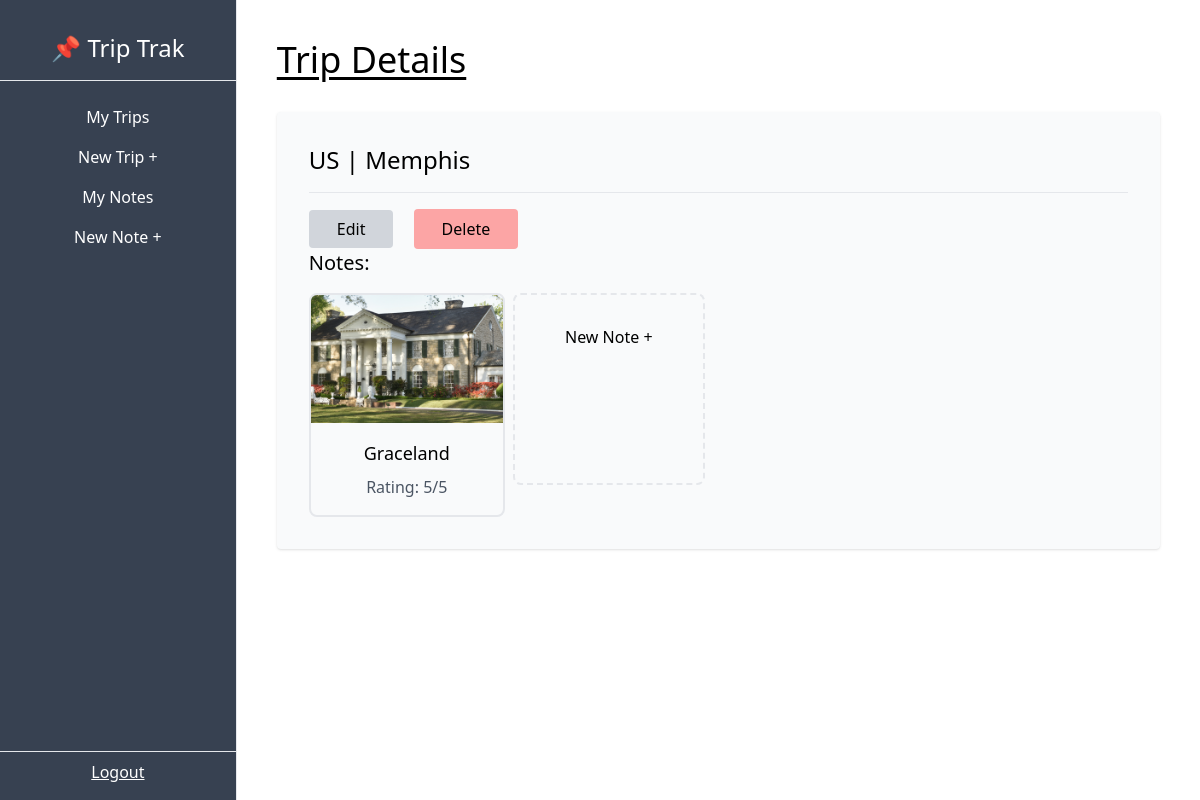
Page /dashboard/trip/6/ on the committed database.
### trip/models.py (models this page shows, shortened)
class Trip(models.Model):
    city = models.CharField(max_length=50)
    country = models.CharField(max_length=2)
    start_date = models.DateField(blank=True, null=True) # this means that it is not a required field. It is okay to store blank values.
    end_date = models.DateField(blank=True, null=True) # this means that it is not a required field. It is okay to store blank values.
    owner = models.ForeignKey(User, on_delete=models.CASCADE, related_name='trips') # Foreign key, för det är many-to-one relationship. on_delete finns där för att radera alla trips om user blir deletat. relaterat namn 'trips', för att göra det åtkomligt i notes-modellen sen

class Note(models.Model):
    EXCURSIONS = (
        ('event', 'Event'),
        ('dining', 'Dining'),
        ('experience', 'Experience'),
        ('general', 'General'),
    )
    trip = models.ForeignKey(Trip, on_delete=models.CASCADE, related_name='notes') # om en trip raderas så raderas alla notes som är associerat med den.
    name = models.CharField(max_length=100)
    description = models.TextField()
    type = models.CharField(max_length=100, choices=EXCURSIONS)
    img = models.ImageField(upload_to='notes', blank=True, null=True) #blank and null means that uploading an image is not required.
    rating = models.PositiveSmallIntegerField(default=1, validators=[MaxValueValidator(5)]) # The validator is saying and doing so that you cannot put in a rating higher than 5.

### trip/views.py (the view)
# urls.py: path('dashboard/trip/<int:pk>/', TripDetailView.as_view(), name='trip-detail'),
class TripDetailView(DetailView):
    model = Trip
    def get_context_data(self, **kwargs):
        context = super().get_context_data(**kwargs)
        trip = context['object']
        notes = trip.notes.all()
        context['notes'] = notes
        return context

### trip/templates/trip/trip_detail.html (shortened to what this page needs)
{% extends 'trip/base.html' %}
{% block content %}
<h1 class="text-4xl underline underline-offset-4 mb-8">Trip Details</h1>
    <div class="bg-gray-50 p-8 rounded shadow my-4">
        <p class="text-2xl">{{trip.country}} | {{trip.city}}</p>
        <hr class="my-4">
         <a class="px-7 py-2 bg-gray-300 rounded md:mr-4 hover:bg-gray-200" href="{% url 'trip-update' trip.pk %}">Edit</a>
            <form class="inline" action="{% url 'trip-delete' trip.pk %}" method="POST">
                <input type="submit" class="px-7 py-2 bg-red-300 rounded hover:bg-red-200 hover:cursor-pointer" value="Delete" />
            </form>
        <h3 class="text-xl pb-4">Notes:</h3>
        <div class="flex gap-2 flex-wrap">
            {% for note in notes %}
            <a href="{% url 'note-detail' note.pk %}">
                <div class="border-2 rounded-lg pb-4 hover:shadow">
                    <img class="w-48 h-32 object-cover overflow-hidden rounded-t-md" src="{{note.img.url}}" alt="{{note.name}}">
                    <p class="text-center mt-4 text-lg">{{note.name}}</p>
                    <p class="text-center mt-2 text-gray-600">Rating: {{note.rating}}/5</p>
                </div>
            </a>
            {% endfor %}
            <a href="{% url 'note-create' %}">
                <div class="border-2 border-dashed rounded-lg hover:shadow w-48 h-48 flex justify-center items-center">
                    <p class="min-h-32">New Note +</p>
                </div>
            </a>
        </div>
    </div>
{% endblock content %}

### rows in the picture
Trip: country "US", city "Memphis"
Note: img (picture), name "Graceland", rating "5"
